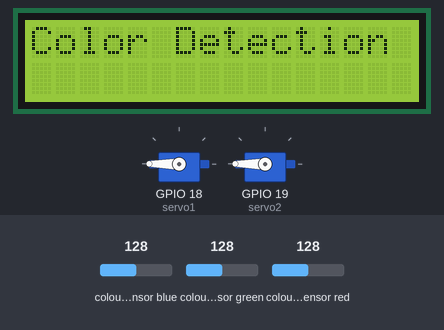
The sketch below on a simulated ESP32. Shown: 2 × servo, 16×2 character LCD. Wiring (inferred from the names in the program): TCS3200 colour sensor: output GPIO 34; S2 GPIO 26; S3 GPIO 25; S0 GPIO 14; S1 GPIO 27. The inputs (shaded band) are chosen by the test bench; at power-on: colour sensor blue 128, colour sensor green 128, colour sensor red 128.

Above: at 0.1 s.
At 1.7 s:
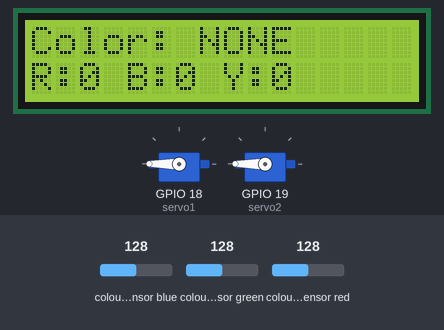

Measured:
- what the display in image 0 shows lasts 1.5 s, from 0.1 s to 1.6 s

The sketch:

ESP32_Color_Sorting.ino
```cpp
#include <ESP32Servo.h>
#include <Wire.h>
#include <LiquidCrystal_I2C.h>

// ===== THIẾT BỊ =====
Servo servo1;
Servo servo2;

LiquidCrystal_I2C lcd(0x27, 16, 2);

// ===== BIẾN ĐẾM =====
int countRed = 0;
int countYellow = 0;
int countBlue = 0;

// ===== UART CONTROL =====
String cmd = "";
bool systemRunning = true;

// ===== CHÂN TCS3200 =====
const int S0 = 14;
const int S1 = 27;
const int S2 = 26;
const int S3 = 25;
const int out = 34;

// ===== GIÁ TRỊ RGB =====
int redR, greenR, blueR;

// ===== NGƯỠNG MÀU =====

// RED
int redMinR = 50;
int redMaxR = 190;

int redMinG = 250;
int redMaxG = 400;

int redMinB = 120;
int redMaxB = 290;

// YELLOW
int yellowMinR = 60;
int yellowMaxR = 210;

int yellowMinG = 90;
int yellowMaxG = 270;

int yellowMinB = 100;
int yellowMaxB = 260;

// BLUE
int blueMinR = 120;
int blueMaxR = 300;

int blueMinG = 90;
int blueMaxG = 330;

int blueMinB = 65;
int blueMaxB = 210;

// ===== SETUP =====
void setup() {

  Serial.begin(115200);

  // ===== SERVO =====
  servo1.attach(18);
  servo2.attach(19);

  servo1.write(180);
  servo2.write(180);

  // ===== TCS3200 =====
  pinMode(S0, OUTPUT);
  pinMode(S1, OUTPUT);

  pinMode(S2, OUTPUT);
  pinMode(S3, OUTPUT);

  pinMode(out, INPUT);

  digitalWrite(S0, HIGH);
  digitalWrite(S1, LOW);

  // ===== LCD =====
  lcd.init();
  lcd.backlight();

  lcd.setCursor(0, 0);
  lcd.print("Color Detection");

  delay(1500);
  lcd.clear();


}

// ===== LOOP =====
void loop() {

  // ===== NHẬN LỆNH TỪ C# =====
  while (Serial.available()) {

    char c = Serial.read();

    if (c == '\n') {

      cmd.trim();

      if (cmd == "STOP") {
        systemRunning = false;
      }

      if (cmd == "START") {
        systemRunning = true;
      }

      if (cmd == "RESET") {

        countRed = 0;
        countYellow = 0;
        countBlue = 0;
      }

      cmd = "";
    }
    else {
      cmd += c;
    }
  }

  // ===== STOP HỆ THỐNG =====
  if (!systemRunning) {
    return;
  }

  // ===== ĐỌC RGB =====
  redR = getRedValue();
  greenR = getGreenValue();
  blueR = getBlueValue();

    // ===== LCD HIỂN THỊ =====

  // ----- DÒNG 1: MÀU ĐANG NHẬN DIỆN -----
  lcd.setCursor(0, 0);

  if (isRed(redR, greenR, blueR)) {

    lcd.print("Color: RED    ");
  }

  else if (isBlue(redR, greenR, blueR)) {

    lcd.print("Color: BLUE   ");
  }

  else if (isYellow(redR, greenR, blueR)) {

    lcd.print("Color: YELLOW ");
  }

  else {

    lcd.print("Color: NONE   ");
  }

  // ----- DÒNG 2: SỐ LƯỢNG -----
  lcd.setCursor(0, 1);

  lcd.print("R:");
  lcd.print(countRed);

  lcd.print(" B:");
  lcd.print(countBlue);

  lcd.print(" Y:");
  lcd.print(countYellow);

  lcd.print("   ");

  // ===== XỬ LÝ =====
  String detectedColor = "NONE";

  // ===== RED =====
  if (isRed(redR, greenR, blueR)) {


    servo1.write(90);

    delay(2500);

    servo1.write(180);

    detectedColor = "RED";

    countRed++;
  }

  // ===== BLUE =====
  else if (isBlue(redR, greenR, blueR)) {


    servo2.write(180);

    delay(2500);

    servo2.write(90);

    detectedColor = "BLUE";

    countBlue++;
  }

  // ===== YELLOW =====
  else if (isYellow(redR, greenR, blueR)) {


    servo1.write(180);
    servo2.write(90);

    delay(500);

    detectedColor = "YELLOW";

    countYellow++;
  }

  // ===== NONE =====
  else {

  }

  // ===== GỬI UART CHO C# =====
  if (detectedColor != "NONE") {

    int total = countRed + countYellow + countBlue;

    Serial.print(detectedColor);
    Serial.print(",");

    Serial.print(countRed);
    Serial.print(",");

    Serial.print(countYellow);
    Serial.print(",");

    Serial.print(countBlue);
    Serial.print(",");

    Serial.println(total);
  }

  delay(200);
}

// ===== HÀM ĐỌC RED =====
int getRedValue() {

  digitalWrite(S2, LOW);
  digitalWrite(S3, LOW);

  return pulseIn(out, LOW, 30000);
}

// ===== HÀM ĐỌC GREEN =====
int getGreenValue() {

  digitalWrite(S2, HIGH);
  digitalWrite(S3, HIGH);

  return pulseIn(out, LOW, 30000);
}

// ===== HÀM ĐỌC BLUE =====
int getBlueValue() {

  digitalWrite(S2, LOW);
  digitalWrite(S3, HIGH);

  return pulseIn(out, LOW, 30000);
}

// ===== KIỂM TRA RED =====
bool isRed(int r, int g, int b) {

  return (
           r >= redMinR && r <= redMaxR &&
           g >= redMinG && g <= redMaxG &&
           b >= redMinB && b <= redMaxB
         );
}

// ===== KIỂM TRA YELLOW =====
bool isYellow(int r, int g, int b) {

  return (
           r >= yellowMinR && r <= yellowMaxR &&
           g >= yellowMinG && g <= yellowMaxG &&
           b >= yellowMinB && b <= yellowMaxB
         );
}

// ===== KIỂM TRA BLUE =====
bool isBlue(int r, int g, int b) {

  return (
           r >= blueMinR && r <= blueMaxR &&
           g >= blueMinG && g <= blueMaxG &&
           b >= blueMinB && b <= blueMaxB
         );
}
```
